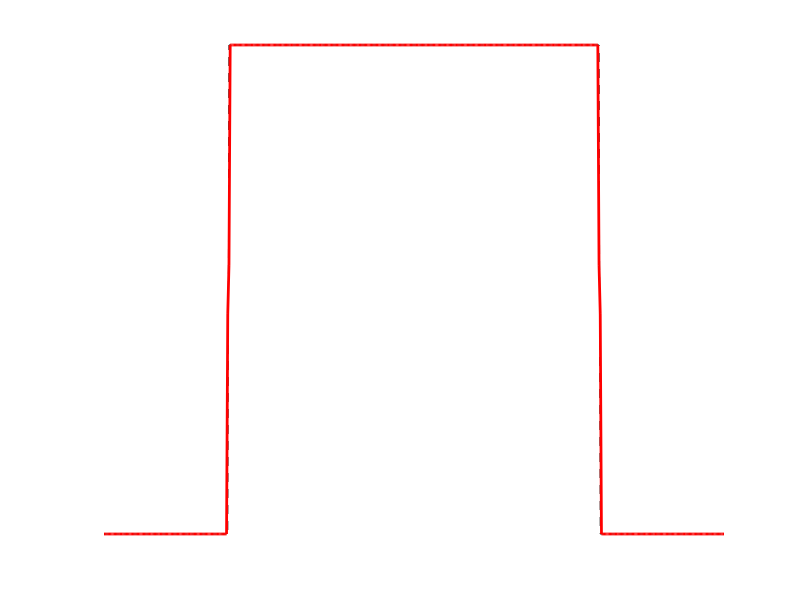
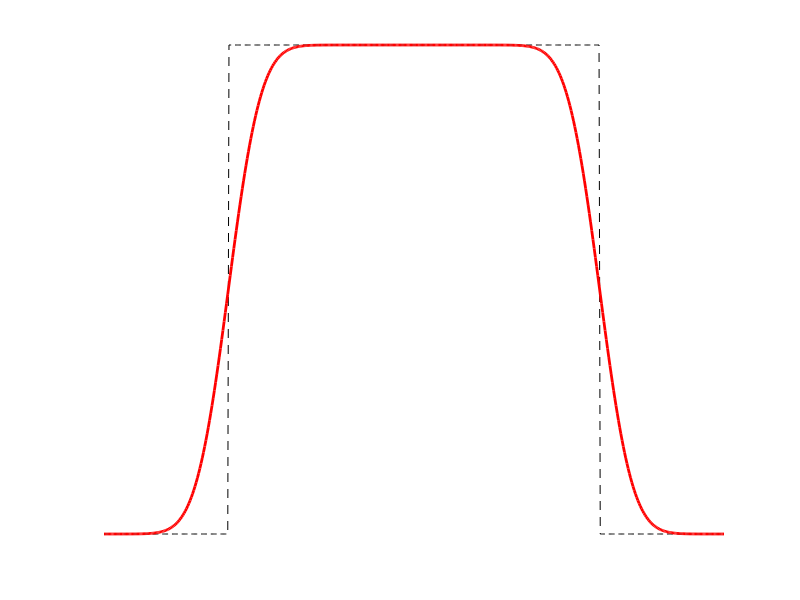
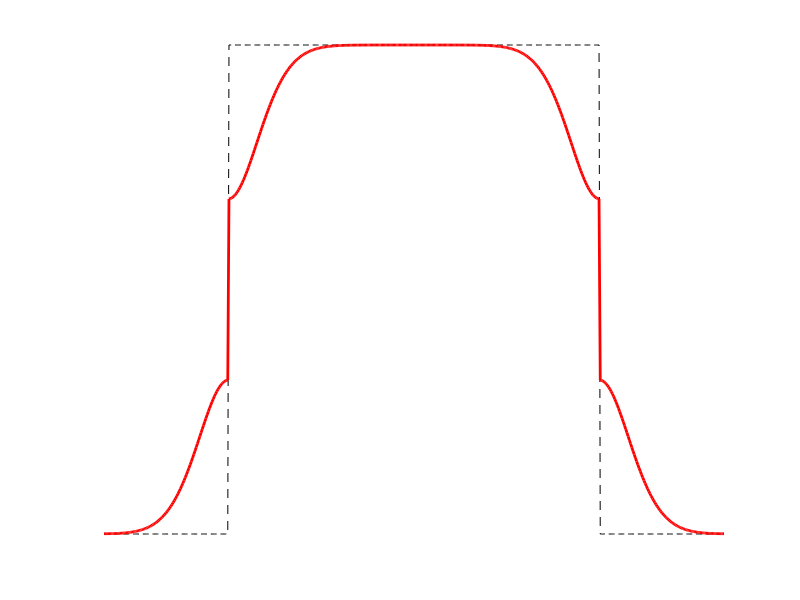
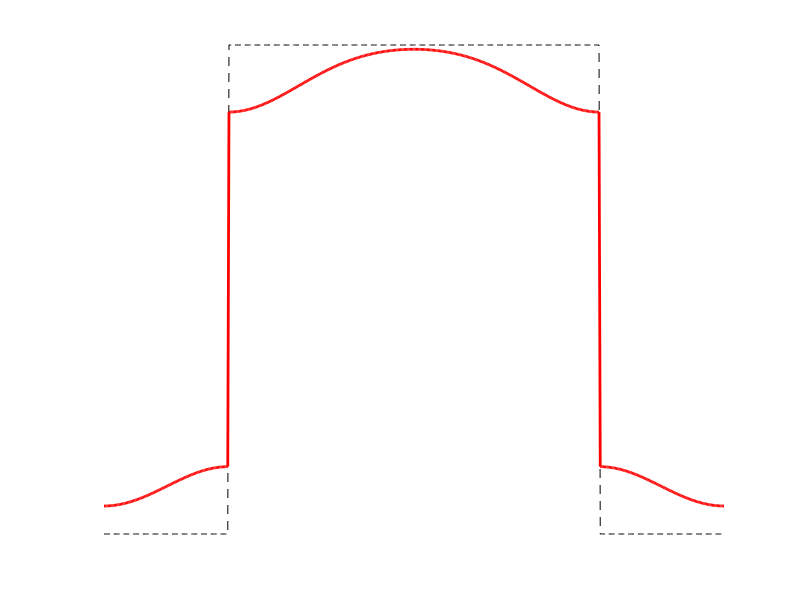

Here is the MATLAB script that generated these plots, in order:
% Gradient descent VarPro for TV denoising

n = 512; %% increasing this slow down the convergence

x = linspace(0,1,n)';
f = abs(x-.5)<=.3;

grad = @(x)x-x([2:end 1]);
div  = @(x)x([end 1:end-1])-x;
L = 4; % norm of laplacian



%% projected gradient descent on the dual
Proj = @(z)z ./ max(abs(z),1);
tau = 1.8/L;

lambda = 10;

mfun = @(x) lambda*norm(grad(x),1)+ norm(x-f)^2/2;

z = zeros(n,1);
niter = 10000;
E = [];
fval = [];

saveits = [1,500,1000,4000,9000];
for i=1:niter
    u = div(z) + f/lambda;
    E(i) = norm(u, 'fro')^2;
    z = Proj( z + tau*grad( u ) );
    % denoising result.
    f1 = f+lambda*div(z);
    
    
    %savefigure
    if any(ismember(saveits,i))
        clf; hold on;
        plot(x, f, 'k--');
        plot(x, f1, 'r', 'LineWidth', 2);
        axis([0 1 0 1]);
        axis off
        fghandle = gcf;
        set(gcf, 'Units', 'Inches', 'Position', [0, 0, 4., 4.], 'PaperUnits', 'Inches', 'PaperSize', [4.25, 4.])

        exportgraphics(fghandle,sprintf('results/Chambolle_denoising_%d.png',i),'Resolution',300)
    end
    
    
    if mod(i,50)==1
        clf; hold on;
        plot(x, f, 'k--');
        plot(x, f1, 'r', 'LineWidth', 2);
        axis([0 1 0 1]);
        drawnow;
    end
    fval(i) = mfun(f1);
end



%% VarPro
% niter =100;
%sparse gradient matrix
e = ones(n,1);
D =  spdiags([ e -1*e ],0:1,n,n);
D(n,1)=-1;
% tau = 0.01;.1/L;
test = randn(n,1);
disp(['should be zero:', num2str(norm(D*test-grad(test)))])


v = ones(n,1);
fval_v = [];
saveits = [1,5,10,20,30];
for i=1:niter
    
    a = (lambda*(D*D')+spdiags(v.^2,0,n,n))\(D*f);
    g = v - a.^2.*v;
    v = v - tau*g;
    
    f1v = -lambda*D'*a + f;
    
    
    %savefigure
    if any(ismember(saveits,i))
        clf; hold on;
        plot(x, f, 'k--');
        plot(x, f1v, 'r', 'LineWidth', 2);
        axis([0 1 0 1]);
        axis off
        fghandle = gcf;
        set(gcf, 'Units', 'Inches', 'Position', [0, 0, 4., 4.], 'PaperUnits', 'Inches', 'PaperSize', [16.25, 3.])

        exportgraphics(fghandle,sprintf('results/VarPro_denoising_%d.png',i),'Resolution',300)
    end

    if mod(i,50)==1
        clf; hold on;
        plot(x, f, 'k--');
        plot(x, f1v, 'r', 'LineWidth', 2);
        axis([0 1 0 1]);
        drawnow;
    end
   
    fval_v(i) = mfun(f1v);
end
a = (lambda*(D*D')+spdiags(v.^2,0,n,n))\(D*f);
f1v = -lambda*D'*a + f;

%% plot objective
figure(3)
clf
objmin = min(min(fval_v), min(fval));
loglog(fval - objmin)
hold on
loglog(fval_v - objmin, 'r')
legend('PCG', 'VarPro')

%%
C = diag(1-a.^2) + diag(a.*v)*inv(lambda*(D*D')+spdiags(v.^2,0,n,n)) *diag(a.*v);

